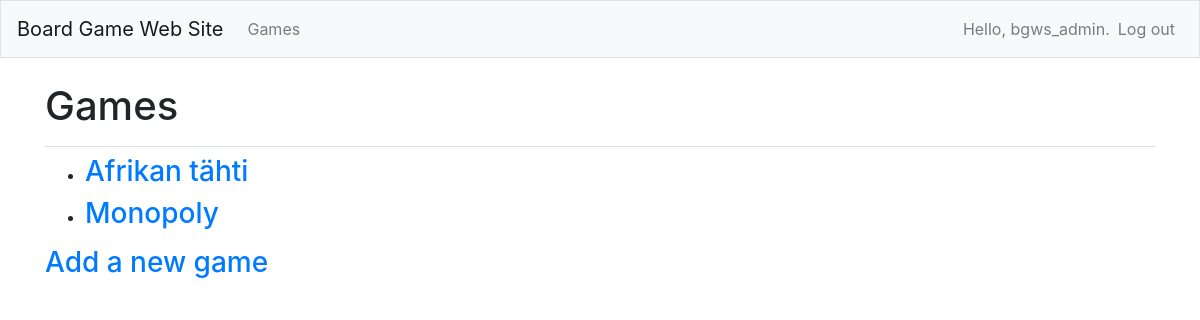
Before: /games/ (signed in) with the older database file.
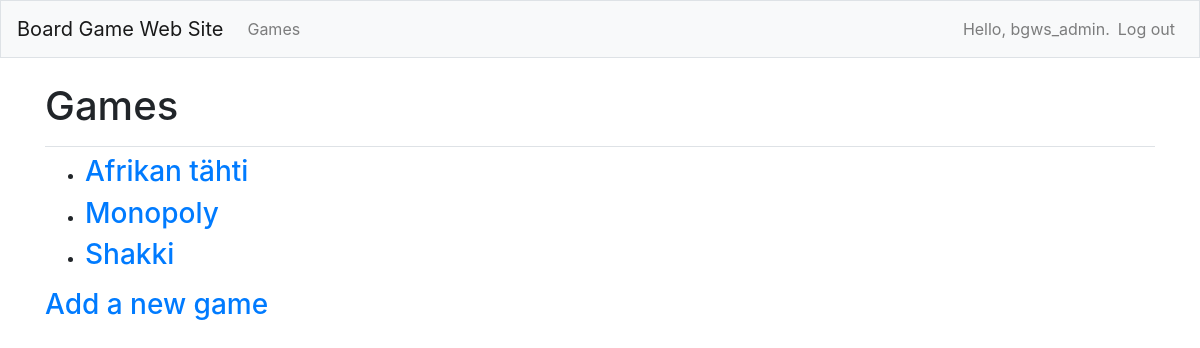
After: the same page with the newer database file.
### board_game_web_sites/models.py (models this page shows)
class Board_game(models.Model) :
    name = models.CharField(max_length=100)
    description = models.CharField(max_length=1000, null=True)
    date_added = models.DateTimeField(auto_now_add=True)
    date_modified = models.DateTimeField(auto_now=True)
    owner = models.ForeignKey(User, on_delete=models.CASCADE)
    def __str__(self):
        return self.name

### board_game_web_sites/views.py (the view)
# urls.py: path('games/', views.games, name='games'),
@login_required
def games(request):
    games = Board_game.objects.order_by('date_added')
    context = {'games':games}
    return render(request, 'board_game_web_sites/board_games.html', context)

### board_game_web_sites/templates/board_game_web_sites/board_games.html
{% extends "board_game_web_sites/base.html" %}
{% block page_header %}
  <h1>Games</h1>
{% endblock page_header %}
{% block content %}
  <ul>
    {% for game in games %}
      <li><h3>
        <a href="{% url 'board_game_web_sites:game' game.id %}">{{ game }}</a>
      </h3></li>
    {% empty %}
      <li><h3>No games have been added yet.</h3></li>
    {% endfor %}
  </ul>
  <h3><a href="{% url 'board_game_web_sites:new_game' %}">Add a new game</a></h3>
{% endblock content %}

Changed rows visible on the page:
added Board_game: name "Shakki"
